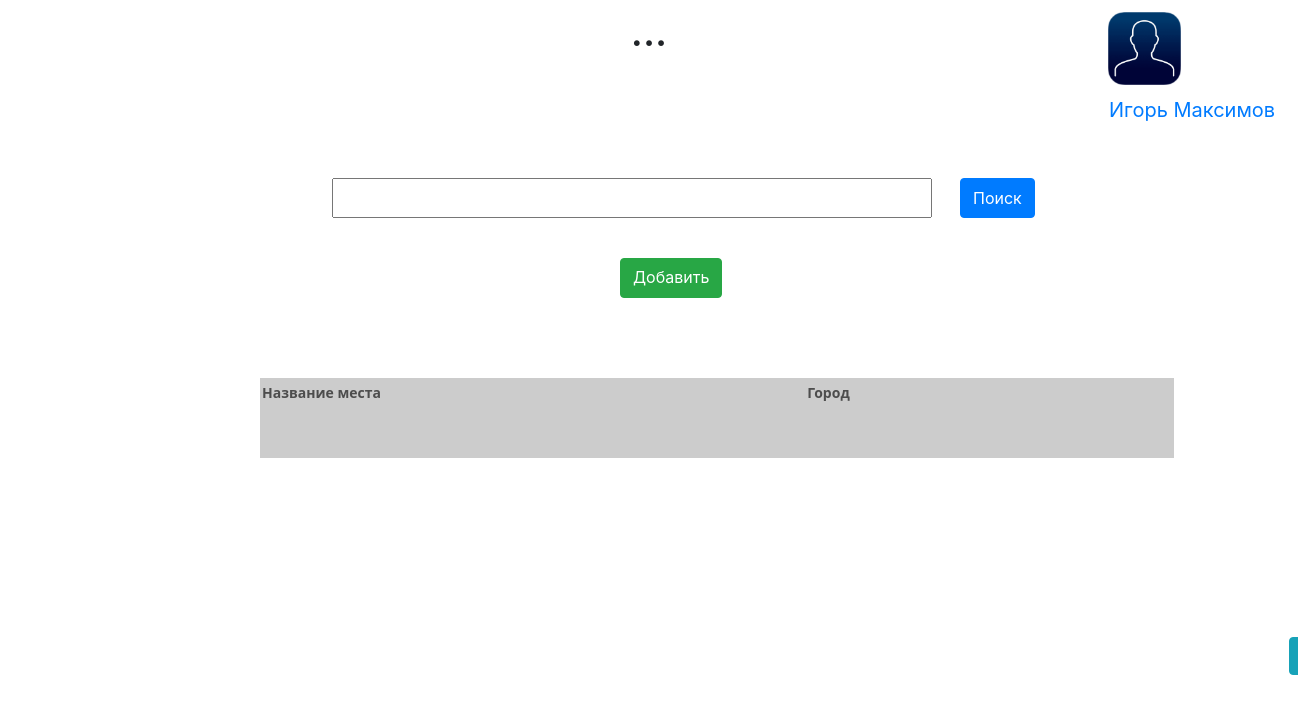
/ (signed in), run on the app's committed database.
### data/users.py (models this page shows, shortened)
class User(SqlAlchemyBase, UserMixin):
    __tablename__ = 'users'
    id = sqlalchemy.Column(sqlalchemy.Integer,
                           primary_key=True, autoincrement=True)
    name = sqlalchemy.Column(sqlalchemy.String, nullable=True)
    name_image = sqlalchemy.Column(sqlalchemy.String, nullable=True)
    email = sqlalchemy.Column(sqlalchemy.String,
                              index=True, unique=True, nullable=True)
    hashed_password = sqlalchemy.Column(sqlalchemy.String, nullable=True)
    modified_date = sqlalchemy.Column(sqlalchemy.DateTime,
                                      default=datetime.datetime.now)
    about = sqlalchemy.Column(sqlalchemy.String, nullable=True)

### main.py (the view)
@app.route('/', methods=['GET', 'POST'])
def home_page():
    if request.method == "GET":
        data_locations = db_session.create_session().query(Location).all()[::-1]
        return render_template('home_page.html', data_locations=data_locations)
    elif request.method == 'POST':
        request_text = request.form['input_ww'].strip()
        answer = search(request_text)
        if answer:
            return redirect('/search')

### data/db_session.py (called while the page is built)
def create_session() -> Session:
    global __factory
    return __factory()

### main.py (called while the page is built)
@login_manager.user_loader
def load_user(user_id):
    db_sess = db_session.create_session()
    return db_sess.query(User).get(user_id)

### templates/home_page.html (shortened to what this page needs)
{% extends "base.html" %}
{% block content %}
<form method="post" enctype="multipart/form-data">
{% if current_user.is_authenticated %}
    <a class="navbar-brand" href="/profile" style="position:absolute;left:1109px;top:97px;width:179px;height:46px;line-height:17px;z-index:1;">{{ current_user.name }}</a>
    {% if current_user.name_image == None %}
        <div id="wb_Image1" style="position:absolute;left:1108px;top:12px;width:104px;height:86px;z-index:2;">
            <img src="static/img/None_prof.png" id="Image1" alt="" width="73" height="73"></div>
    {% else %}
        <div id="wb_Image2" style="position:absolute;left:1108px;top:12px;width:104px;height:86px;z-index:2;">
            <img src="{{ url_for('static', filename=current_user.name_image) }}" id="Image2" alt="" width="73" height="73"></div>
    {% endif %}
{% else %}
    <p>
        <a class="btn btn-primary " href="/registration">Зарегистрироваться</a>
        <a class="btn btn-success" href="/entrance">Войти</a>
    </p>
{% endif %}
<input style="position:absolute;left:332px;top:178px;width:600px;height:40px;z-index:5;" name="input_ww">
    <button type="submit" class="btn btn-primary" style="position:absolute;left:960px;top:178px;height:40px;">Поиск</button>
{% if current_user.is_authenticated %}
    <p>
         <a class="btn btn-success" style="position:absolute;left:620px;top:258px;height:40px;" href="/add_location">Добавить</a>
    </p>
{% endif %}
<br>
    <table style="position:absolute;left:260px;top:378px;height:140px;width:100;text-align: left; width: 914px; height: 80px;" border="0"
           cellpadding="2" cellspacing="2">
        <tbody>
        <tr>
            <td
                    style="vertical-align: top; background-color: rgb(204, 204, 204); width: 321px;"><strong
                    style="color: rgb(77, 77, 77); font-family: &quot;YS Text&quot;,system-ui,-apple-system,&quot;Segoe UI&quot;,Roboto,Ubuntu,Cantarell,&quot;Noto Sans&quot;,sans-serif; font-size: 14px; font-style: normal; letter-spacing: normal; orphans: 2; text-align: start; text-indent: 0px; text-transform: none; white-space: normal; widows: 2; word-spacing: 0px;">Название
                места</strong></td>
            <td
                    style="vertical-align: top; background-color: rgb(204, 204, 204); width: 217px;"><strong
                    style="color: rgb(77, 77, 77); font-family: &quot;YS Text&quot;,system-ui,-apple-system,&quot;Segoe UI&quot;,Roboto,Ubuntu,Cantarell,&quot;Noto Sans&quot;,sans-serif; font-size: 14px; font-style: normal; letter-spacing: normal; orphans: 2; text-align: start; text-indent: 0px; text-transform: none; white-space: normal; widows: 2; word-spacing: 0px;">Город</strong></td>
        </tr>
        </tbody>
    </table>
<br>
</form>
{% endblock %}

### data on the page
User: name "Игорь Максимов", name_image (picture)
